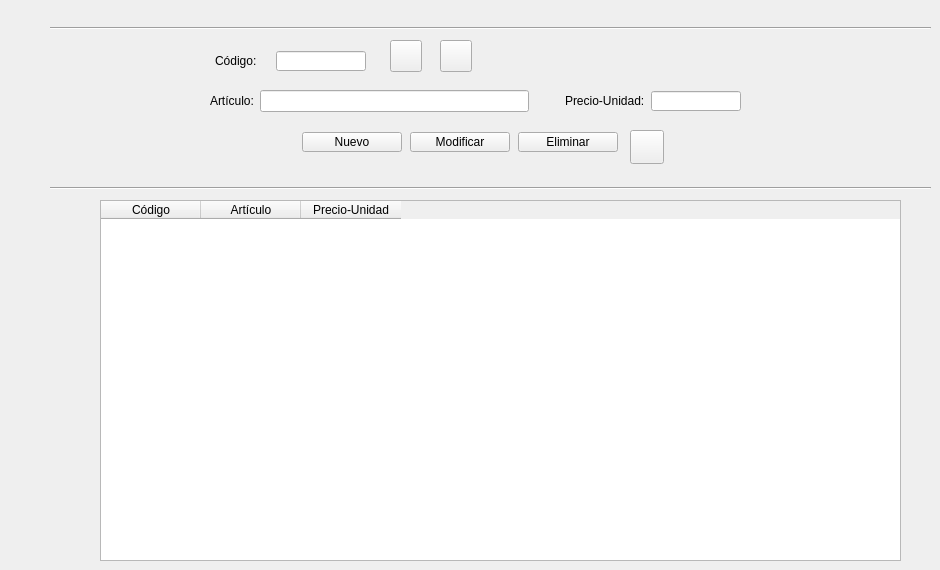
    <widget class="QWidget" name="tab_3">
     <attribute name="title">
      <string>Artículos</string>
     </attribute>
     <widget class="Line" name="line_3">
      <property name="geometry">
       <rect>
        <x>50</x>
        <y>180</y>
        <width>881</width>
        <height>16</height>
       </rect>
      </property>
      <property name="orientation">
       <enum>Qt::Horizontal</enum>
      </property>
     </widget>
     <widget class="Line" name="line_4">
      <property name="geometry">
       <rect>
        <x>50</x>
        <y>20</y>
        <width>881</width>
        <height>16</height>
       </rect>
      </property>
      <property name="orientation">
       <enum>Qt::Horizontal</enum>
      </property>
     </widget>
     <widget class="QTableWidget" name="tabProd">
      <property name="geometry">
       <rect>
        <x>100</x>
        <y>200</y>
        <width>801</width>
        <height>361</height>
       </rect>
      </property>
      <property name="maximumSize">
       <size>
        <width>1500</width>
        <height>800</height>
       </size>
      </property>
      <property name="autoFillBackground">
       <bool>false</bool>
      </property>
      <property name="editTriggers">
       <set>QAbstractItemView::NoEditTriggers</set>
      </property>
      <column>
       <property name="text">
        <string>Código</string>
       </property>
      </column>
      <column>
       <property name="text">
        <string>Artículo</string>
       </property>
      </column>
      <column>
       <property name="text">
        <string>Precio-Unidad</string>
       </property>
       <property name="textAlignment">
        <set>AlignCenter</set>
       </property>
      </column>
     </widget>
     <widget class="QWidget" name="layoutWidget">
      <property name="geometry">
       <rect>
        <x>300</x>
        <y>130</y>
        <width>320</width>
        <height>25</height>
       </rect>
      </property>
      <layout class="QHBoxLayout" name="horizontalLayout_10">
       <item>
        <widget class="QPushButton" name="btnAltapro">
         <property name="maximumSize">
          <size>
           <width>100</width>
           <height>20</height>
          </size>
         </property>
         <property name="text">
          <string>Nuevo</string>
         </property>
        </widget>
       </item>
       <item>
        <widget class="QPushButton" name="btnModifpro">
         <property name="maximumSize">
          <size>
           <width>100</width>
           <height>20</height>
          </size>
         </property>
         <property name="text">
          <string>Modificar</string>
         </property>
        </widget>
       </item>
       <item>
        <widget class="QPushButton" name="btnBajapro">
         <property name="maximumSize">
          <size>
           <width>100</width>
           <height>20</height>
          </size>
         </property>
         <property name="text">
          <string>Eliminar</string>
         </property>
        </widget>
       </item>
      </layout>
     </widget>
     <widget class="QWidget" name="layoutWidget">
      <property name="geometry">
       <rect>
        <x>210</x>
        <y>90</y>
        <width>531</width>
        <height>22</height>
       </rect>
      </property>
      <layout class="QHBoxLayout" name="horizontalLayout_11">
       <item>
        <widget class="QLabel" name="lblArt">
         <property name="text">
          <string>Artículo:</string>
         </property>
        </widget>
       </item>
       <item>
        <widget class="QLineEdit" name="txtProducto">
         <property name="sizePolicy">
          <sizepolicy hsizetype="Expanding" vsizetype="Expanding">
           <horstretch>0</horstretch>
           <verstretch>0</verstretch>
          </sizepolicy>
         </property>
        </widget>
       </item>
       <item>
        <spacer name="horizontalSpacer">
         <property name="orientation">
          <enum>Qt::Horizontal</enum>
         </property>
         <property name="sizeType">
          <enum>QSizePolicy::Fixed</enum>
         </property>
         <property name="sizeHint" stdset="0">
          <size>
           <width>30</width>
           <height>20</height>
          </size>
         </property>
        </spacer>
       </item>
       <item>
        <widget class="QLabel" name="lblPrec">
         <property name="text">
          <string>Precio-Unidad:</string>
         </property>
        </widget>
       </item>
       <item>
        <widget class="QLineEdit" name="txtPrecio">
         <property name="maximumSize">
          <size>
           <width>90</width>
           <height>20</height>
          </size>
         </property>
         <property name="alignment">
          <set>Qt::AlignRight|Qt::AlignTrailing|Qt::AlignVCenter</set>
         </property>
        </widget>
       </item>
      </layout>
     </widget>
     <widget class="QWidget" name="layoutWidget">
      <property name="geometry">
       <rect>
        <x>210</x>
        <y>50</y>
        <width>161</width>
        <height>22</height>
       </rect>
      </property>
      <layout class="QHBoxLayout" name="horizontalLayout_12">
       <item>
        <widget class="QLabel" name="label_5">
         <property name="maximumSize">
          <size>
           <width>50</width>
           <height>16777215</height>
          </size>
         </property>
         <property name="text">
          <string>Código:</string>
         </property>
        </widget>
       </item>
       <item>
        <widget class="QLineEdit" name="lblPro">
         <property name="maximumSize">
          <size>
           <width>90</width>
           <height>20</height>
          </size>
         </property>
         <property name="alignment">
          <set>Qt::AlignRight|Qt::AlignTrailing|Qt::AlignVCenter</set>
         </property>
        </widget>
       </item>
      </layout>
     </widget>
     <widget class="QPushButton" name="btnBuscaPro">
      <property name="geometry">
       <rect>
        <x>440</x>
        <y>40</y>
        <width>32</width>
        <height>32</height>
       </rect>
      </property>
      <property name="text">
       <string/>
      </property>
      <property name="icon">
       <iconset>
        <normaloff>img/lupa.png</normaloff>img/lupa.png</iconset>
      </property>
      <property name="iconSize">
       <size>
        <width>24</width>
        <height>24</height>
       </size>
      </property>
     </widget>
     <widget class="QPushButton" name="btnLimpiaPro">
      <property name="geometry">
       <rect>
        <x>390</x>
        <y>40</y>
        <width>32</width>
        <height>32</height>
       </rect>
      </property>
      <property name="text">
       <string/>
      </property>
      <property name="icon">
       <iconset>
        <normaloff>img/recargar.png</normaloff>img/recargar.png</iconset>
      </property>
      <property name="iconSize">
       <size>
        <width>24</width>
        <height>24</height>
       </size>
      </property>
     </widget>
     <widget class="QPushButton" name="btnReportPro">
      <property name="geometry">
       <rect>
        <x>630</x>
        <y>130</y>
        <width>34</width>
        <height>34</height>
       </rect>
      </property>
      <property name="text">
       <string/>
      </property>
      <property name="icon">
       <iconset>
        <normaloff>img/factura.png</normaloff>img/factura.png</iconset>
      </property>
      <property name="iconSize">
       <size>
        <width>30</width>
        <height>30</height>
       </size>
      </property>
     </widget>
    </widget>
